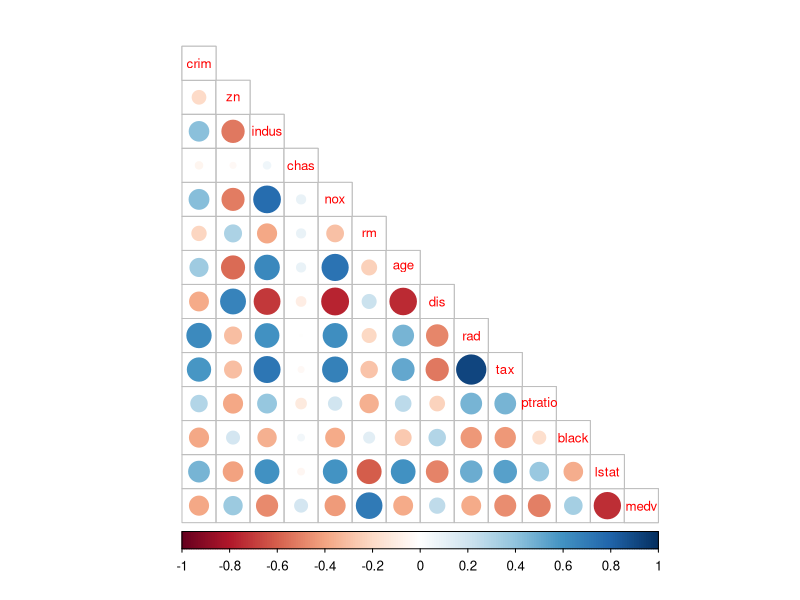
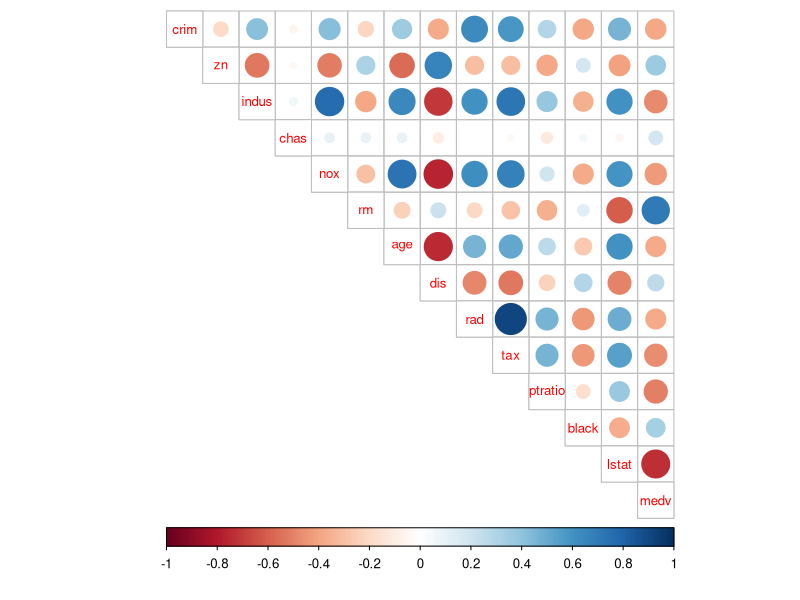
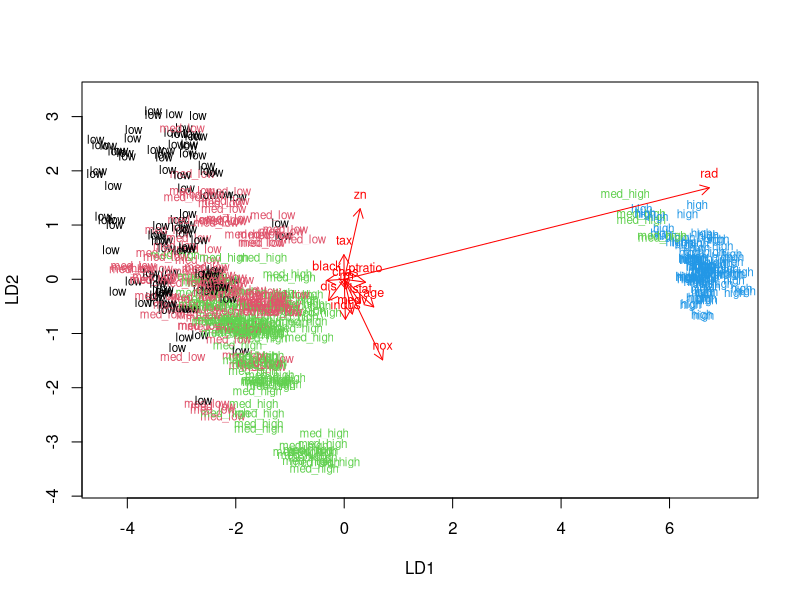
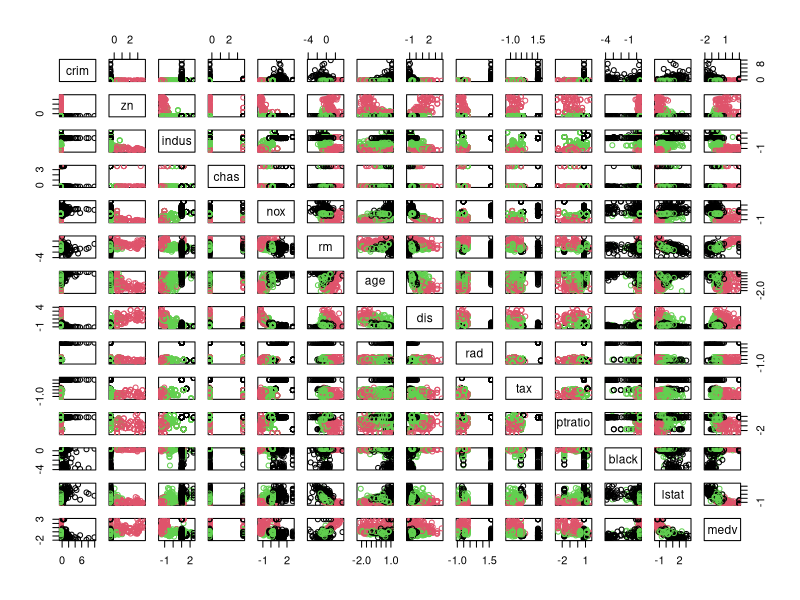
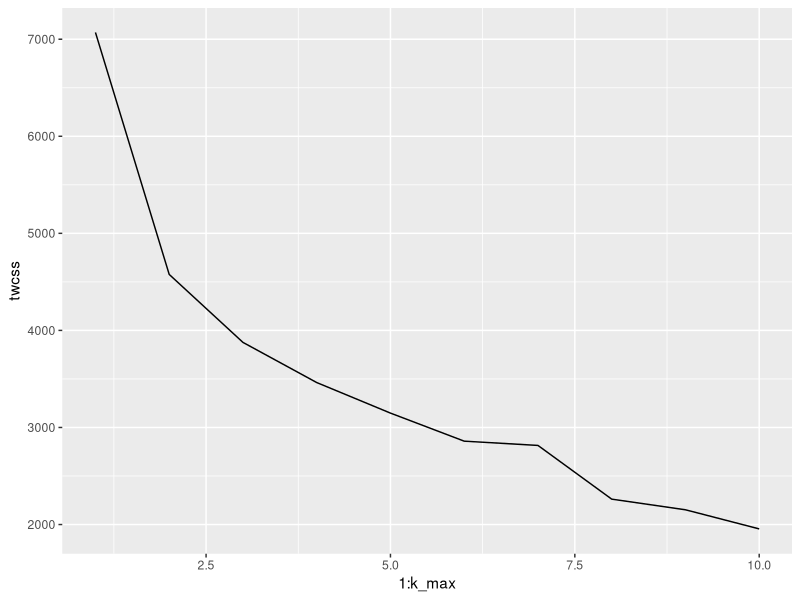
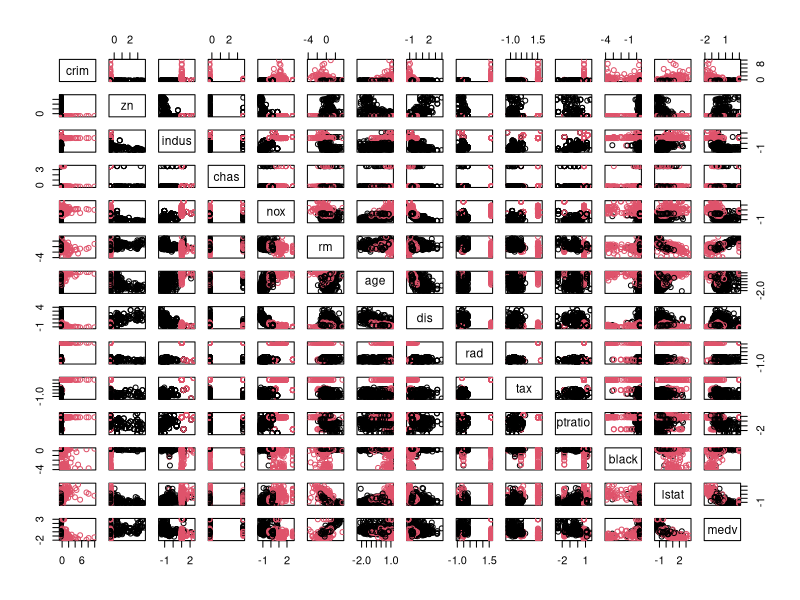

Generate these figures, in order, with R:
## ---- chunk 1
library(MASS)
data("Boston")
str(Boston)
## ---- chunk 2
summary(Boston)
## ---- chunk 3
library(corrplot)
library(tidyverse)

# visualize the correlation matrix
cor_matrix<-cor(Boston) %>% round(2)
corrplot(cor_matrix, method="circle", type="lower", cl.pos = "b", tl.pos = "d", tl.cex = 0.8)
## ---- chunk 4
corrplot(cor_matrix, method="circle", type="upper", cl.pos = "b", tl.pos = "d", tl.cex = 0.8)
## ---- chunk 5
# center and standardize variables
boston_scaled <- scale(Boston)

# summaries of the scaled variables
summary(boston_scaled)

# change the object to data frame
boston_scaled <- as.data.frame(boston_scaled)
## ---- chunk 6
# create a quantile vector of crim and print it
bins <- quantile(boston_scaled$crim)

# create a categorical variable 'crime'
crime <- cut(boston_scaled$crim, breaks = bins, include.lowest = TRUE, labels = c("low", "med_low", "med_high", "high"))

# remove original crim from the dataset
boston_scaled <- dplyr::select(boston_scaled, -crim)

# add the new categorical value to scaled data
boston_scaled <- data.frame(boston_scaled, crime)
## ---- chunk 7
# number of rows in the Boston dataset 
n <- nrow(Boston)

# choose randomly 80% of the rows
ind <- sample(n,  size = n * 0.8)

# create train set
train <- boston_scaled[ind,]

# create test set 
test <- boston_scaled[-ind,]
## ---- chunk 8
# linear discriminant analysis
lda.fit <- lda(crime ~ ., data = train)

# the function for lda biplot arrows
lda.arrows <- function(x, myscale = 1, arrow_heads = 0.1, color = "red", tex = 0.75, choices = c(1,2)){
  heads <- coef(x)
  arrows(x0 = 0, y0 = 0, 
         x1 = myscale * heads[,choices[1]], 
         y1 = myscale * heads[,choices[2]], col=color, length = arrow_heads)
  text(myscale * heads[,choices], labels = row.names(heads), 
       cex = tex, col=color, pos=3)
}

# target classes as numeric
classes <- as.numeric(train$crime)

# plot the lda results
plot(lda.fit, dimen = 2, col = classes, pch = classes)

lda.arrows(lda.fit, myscale = 2)
## ---- chunk 9
# save the correct classes from test data
correct_classes <- test$crime

# remove the crime variable from test data
test <- dplyr::select(test, -crime)

# predict classes with test data
lda.pred <- predict(lda.fit, newdata = test)

# cross tabulate the results
table(correct = correct_classes, predicted = lda.pred$class)
## ---- chunk 10
# reload the scaled Boston dataset
boston_scaled <- scale(Boston)
boston_scaled <- as.data.frame(boston_scaled)
## ---- chunk 11
# euclidean distance matrix
dist_eu <- dist(boston_scaled)

# look at the summary of the distances
summary(dist_eu)

# manhattan distance matrix
dist_man <- dist(boston_scaled, method = "manhattan")

# look at the summary of the distances
summary(dist_man)
## ---- chunk 12
# k-means clustering
km <-kmeans(boston_scaled, centers = 3)

# plot the Boston dataset with clusters
pairs(boston_scaled, col = km$cluster)
## ---- chunk 13
set.seed(123)

# determine the number of clusters
k_max <- 10

# calculate the total within sum of squares
twcss <- sapply(1:k_max, function(k){kmeans(boston_scaled, k)$tot.withinss})

# visualize the results
qplot(x = 1:k_max, y = twcss, geom = 'line')
## ---- chunk 14
# k-means clustering
km <-kmeans(boston_scaled, centers = 2)

# plot the Boston dataset with clusters
pairs(boston_scaled, col = km$cluster)
